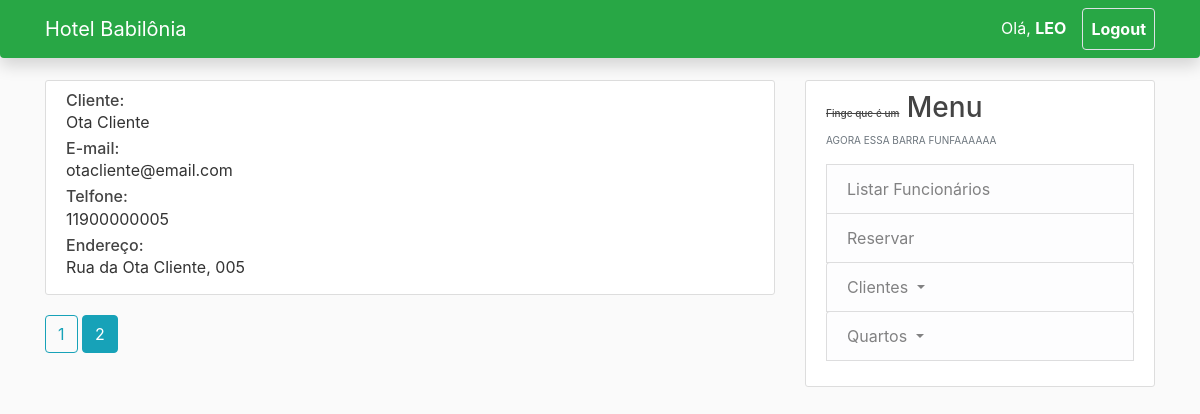
/clients?page=2 (signed in), run on an earlier commit of the app's database.
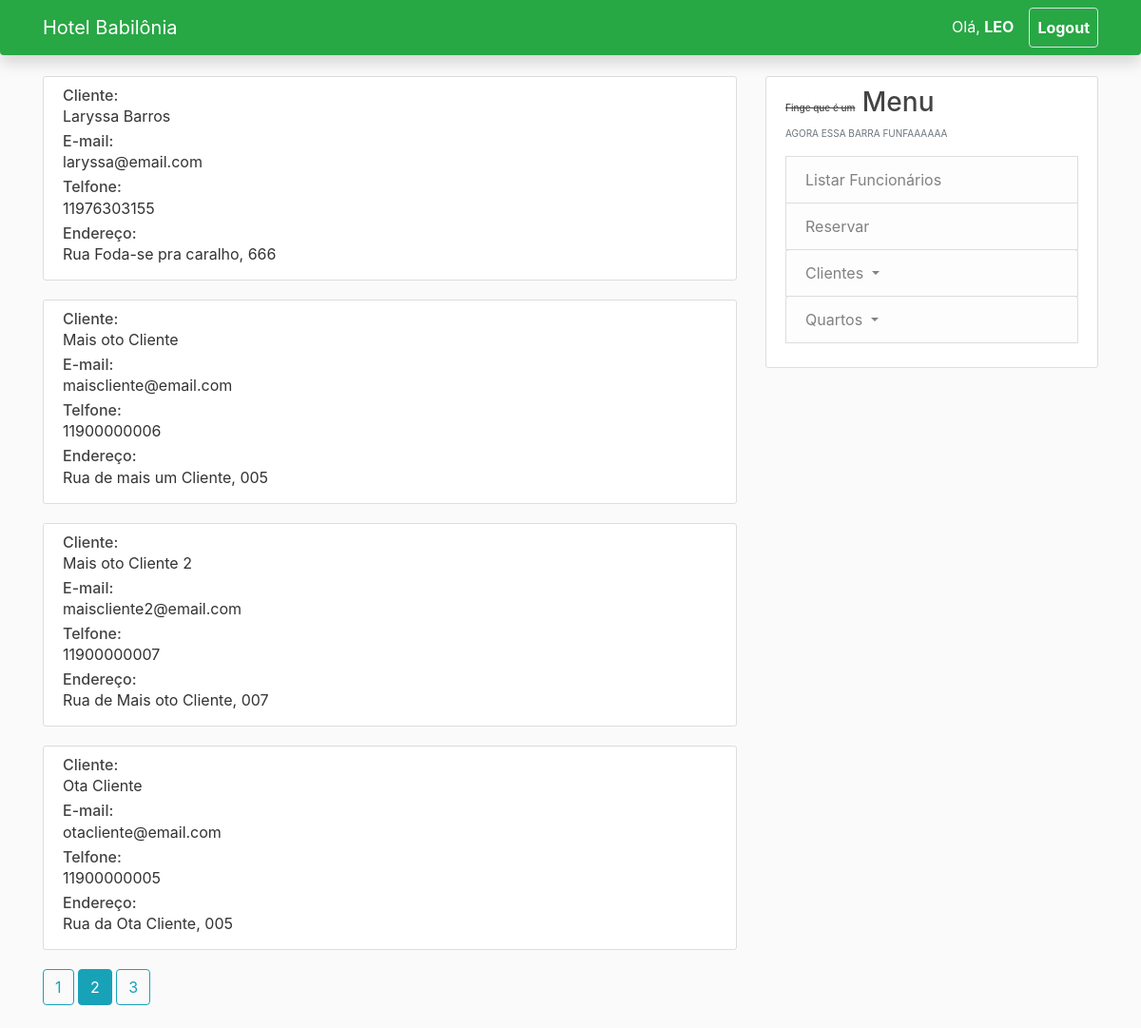
And on a later commit of the database.
### babylon/models.py (models this page shows, shortened)
class Employee(db.Model):
	id = db.Column(db.Integer, primary_key=True)
	name = db.Column(db.String(20), nullable=False)
	email = db.Column(db.String(20), unique=True, nullable=False)
	cpf = db.Column(db.String(11), unique=True, nullable=False)
	role = db.Column(db.String(20), nullable=False)
	rg = db.Column(db.String(14), unique=True, nullable=False)
	birthdate = db.Column(db.Date, nullable=False)
	phone = db.Column(db.String(11), nullable=False)
	sex = db.Column(db.String(20), nullable=False)
	address = db.Column(db.String(120), nullable=False)
	username = db.relationship('User', backref='employee', lazy=True)
	booking = db.relationship('Booking', backref='employee', lazy=True)

class Client(db.Model):
	id = db.Column(db.Integer, primary_key=True)
	name = db.Column(db.String(20), nullable=False)
	email = db.Column(db.String(20), unique=True, nullable=False)
	cpf = db.Column(db.String(11), unique=True, nullable=False)
	rg = db.Column(db.String(14), unique=True, nullable=False)
	birthdate = db.Column(db.Date, nullable=False)
	phone = db.Column(db.String(11), unique=True, nullable=False)
	sex = db.Column(db.String(20), nullable=False, default='Não declarado')
	address = db.Column(db.String(120), nullable=False)
	booking = db.relationship('Booking', backref='client', lazy=True)

### babylon/routes.py (the view)
@app.route('/clients')
@login_required
def clients():
	page = request.args.get('page', 1, type=int)
	clients = Client.query.order_by(Client.name.asc()).paginate(per_page=4, page=page)
	return render_template('clients.html', title='Lista de Clientes', clients=clients)

### babylon/models.py (called while the page is built)
@login_manager.user_loader
def load_user(user_id):
	return User.query.get(int(user_id))

### babylon/templates/clients.html
{% extends "layout.html" %}
{% block content %}
    {% for client in clients.items %}
        <article class="media content-section">
        <a href="{{ url_for('client', client_id=client.id) }}" style="text-decoration: none; color: #333333">
          <div class="media-body">
              <h6 style="margin: 0">Cliente: </h6>
              <p style="margin: 0 0 5px 0">{{ client.name }}</p>
              <h6 style="margin: 0">E-mail: </h6>
              <p style="margin: 0 0 5px 0">{{ client.email }}</p>
              <h6 style="margin: 0">Telfone:</h6>
              <p style="margin: 0 0 5px 0">{{ client.phone }}</p>
              <h6 style="margin: 0">Endereço:</h6>
              <p style="margin: 0 0 5px 0">{{ client.address }}</p>
          </div>
        </a>
        </article>
        {% endfor %}
        {% for page_num in clients.iter_pages(left_edge=1, right_edge=1, left_current=1, right_current=2) %}
            {% if page_num %}
              {% if clients.page == page_num %}
                <a class="btn btn-info mb-4" href="{{ url_for('clients', page=page_num) }}">{{ page_num }}</a>
              {% else %}
                <a class="btn btn-outline-info mb-4" href="{{ url_for('clients', page=page_num) }}">{{ page_num }}</a>
              {% endif %}
            {% else %}
              <span class="btn btn-outline-info mb-4">...</span>
            {% endif %}
        {% endfor %}
{% endblock content %}

### babylon/templates/layout.html (shortened to what this page needs)
<!DOCTYPE html>
<html lang="en">
<head>
    <link rel="stylesheet" href="https://stackpath.bootstrapcdn.com/bootstrap/4.1.2/css/bootstrap.min.css">
    <link rel="stylesheet" type="text/css" href="{{ url_for('static', filename='main.css') }}" >
</head>
<body>
    <header class="site-header">
      <nav class="navbar navbar-expand-md navbar-dark bg-success fixed-top rounded-bottom shadow">
        <div class="container">
          <a class="navbar-brand mr-4" href="{{ url_for('bookings') }}">Hotel Babilônia</a>
            <div class="collapse navbar-collapse" id="navbarToggle">
              <div class="navbar-nav">
                {% if current_user.is_authenticated %}
                  <span class="nav-item nav-link" >Olá, <b>{{ current_user.employee.name.upper().split(' ')[0] }}</b></span>
                  <a class="nav-item nav-link border border rounded ml-2 px-2" href="{{ url_for('logout') }}"><strong>Logout</strong></a>
                {% else %}
                  <a class="nav-item nav-link" href="{{ url_for('login') }}">Login</a>
                {% endif %}
              </div>
            </div>
          </div>
      </nav>
    </header>
    <main role="main" class="container">
      <div class="row">
        <div class="col-md-8">
            {% block content %}{% endblock content %}
        </div>
        {% if current_user.is_authenticated %}
        <div class="col-md-4">
          <div class="content-section">
            <h3><strike style="font-size: 10px">Finge que é um</strike> Menu</h3>
            <p class='text-muted' style="font-size: 10px">AGORA ESSA BARRA FUNFAAAAAA
                {% if  current_user.is_authenticated and current_user.employee.role == 'Admin' %}
                <li class="list-group-item list-group-item-light">
                    <a style="text-decoration: none; color: #818182" href="{{ url_for('employees') }}">
                      Listar Funcionários
                    </a>
                </li>
                {% endif %}
                <li class="list-group-item list-group-item-light">
                    <a style="text-decoration: none; color: #818182" href="{{ url_for('register_booking') }}">
                      Reservar
                    </a>
                </li>
                <div>
                    <a href="#" id="dd" class="dropdown-toggle list-group-item list-group-item-light" data-toggle="dropdown" role="button" aria-haspopup="true" aria-expanded="false">Clientes </a>
                </div>
                <div>
                    <a href="#" id="dd2" class="dropdown-toggle list-group-item list-group-item-light" data-toggle="dropdown" role="button" aria-haspopup="true" aria-expanded="false">Quartos </a>
                </div>
            </p>
          </div>
        </div>
      </div>
      {% endif %}
    </main>
</body>
</html>

### babylon/static/main.css (style rules this page uses)
body { background: #fafafa; color: #333333; margin-top: 5rem; }
h1, h2, h3, h4, h5, h6 { color: #444444; }
::placeholder { color: #333333; opacity: 1; }
.site-header .navbar-nav .nav-link { color: #ffffff; }
.content-section { background: #ffffff; padding: 10px 20px; border: 1px solid #dddddd; border-radius: 3px; margin-bottom: 20px; }

What changed in the data, as far as the page shows it:
added Client: name "Laryssa Barros", email "laryssa@email.com", phone "11976303155", address "Rua Foda-se pra caralho, 666"
added Client: name "Mais oto Cliente", email "maiscliente@email.com", phone "11900000006", address "Rua de mais um Cliente, 005"
added Client: name "Mais oto Cliente 2", email "maiscliente2@email.com", phone "11900000007", address "Rua de Mais oto Cliente, 007"
Also different on the page:
new list line: "3"
